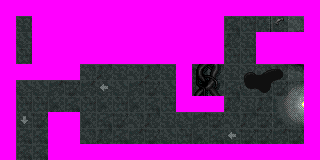

This game map was drawn from its Tiled (.tmx) file and the tilesets committed beside it. A one-line description and the trimmed map source follow:
An orthogonal 20x10 tile map with 16x16 px tiles, 2 tile layers (background, walls) and 9 objects (2x vertical, ripley, wall switch, floor switch, horizontal, ...).

<map version="1.0" orientation="orthogonal" width="20" height="10" tilewidth="16" tileheight="16">
 <tileset firstgid="1" name="tileset" tilewidth="16" tileheight="16">
  <image source="tilesets/tileset01.png" width="320" height="400" />
 </tileset>
 <layer name="background" width="20" height="10">
  <data>[200 cells, 200 non-empty, 75 distinct tile ids]</data>
 </layer>
 <layer name="walls" width="20" height="10">
  <data>[200 cells, 109 non-empty, 1 distinct tile ids]</data>
 </layer>
 <objectgroup name="objects" width="20" height="10">
  <object name="ellen" type="ripley" x="224" y="16" width="32" height="32" />
  <object name="front door" type="vertical" x="176" y="112" width="16" height="32" />
  <object name="back door" type="vertical" x="64" y="80" width="16" height="32" />
  <object name="wall switch" x="144" y="48" width="16" height="16" />
  <object name="floor switch" x="128" y="112" width="16" height="16" />
  <object name="exit door" type="horizontal" x="16" y="144" width="32" height="16" />
  <object name="lever" x="176" y="80" width="16" height="16" />
  <object name="machine" x="112" y="144" width="16" height="16" />
  <object name="access card" x="256" y="112" width="16" height="16" />
 </objectgroup>
</map>
